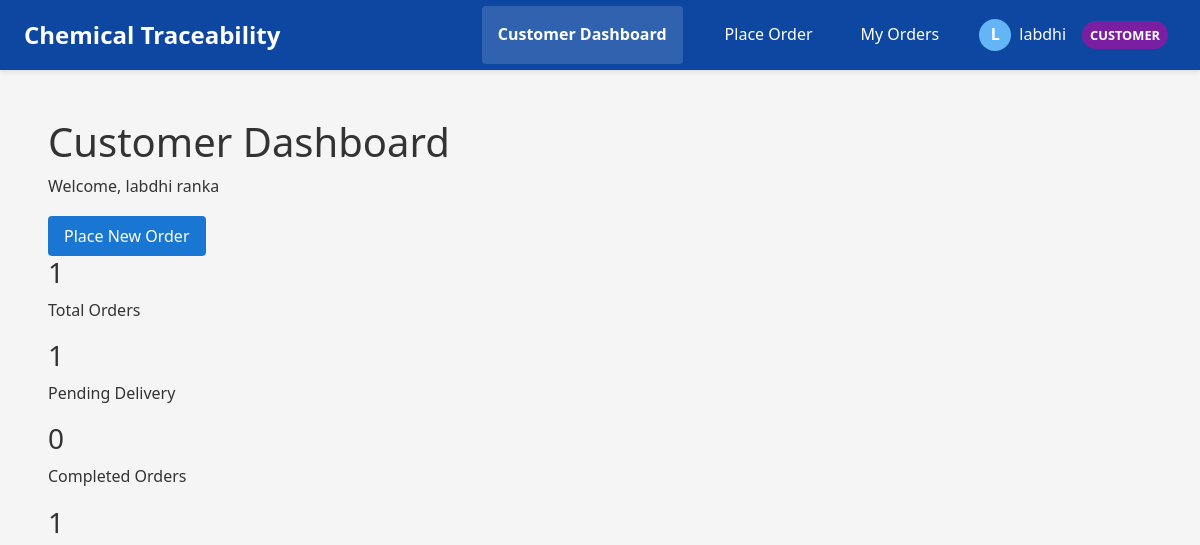
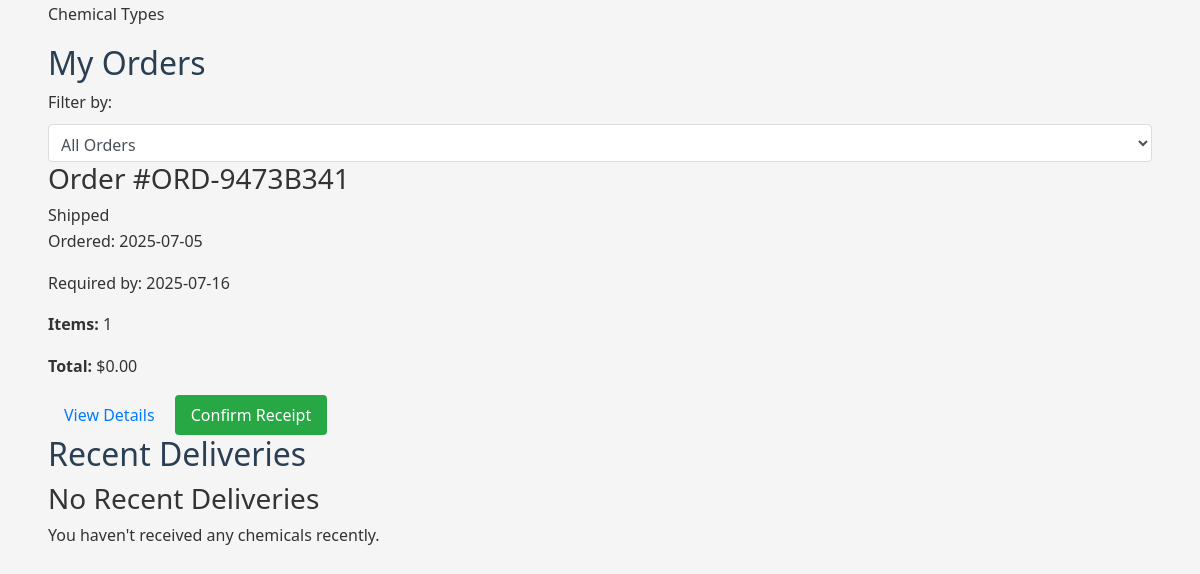
Page /customer/dashboard (signed in) on the earlier database version (2 pictures, top to bottom).
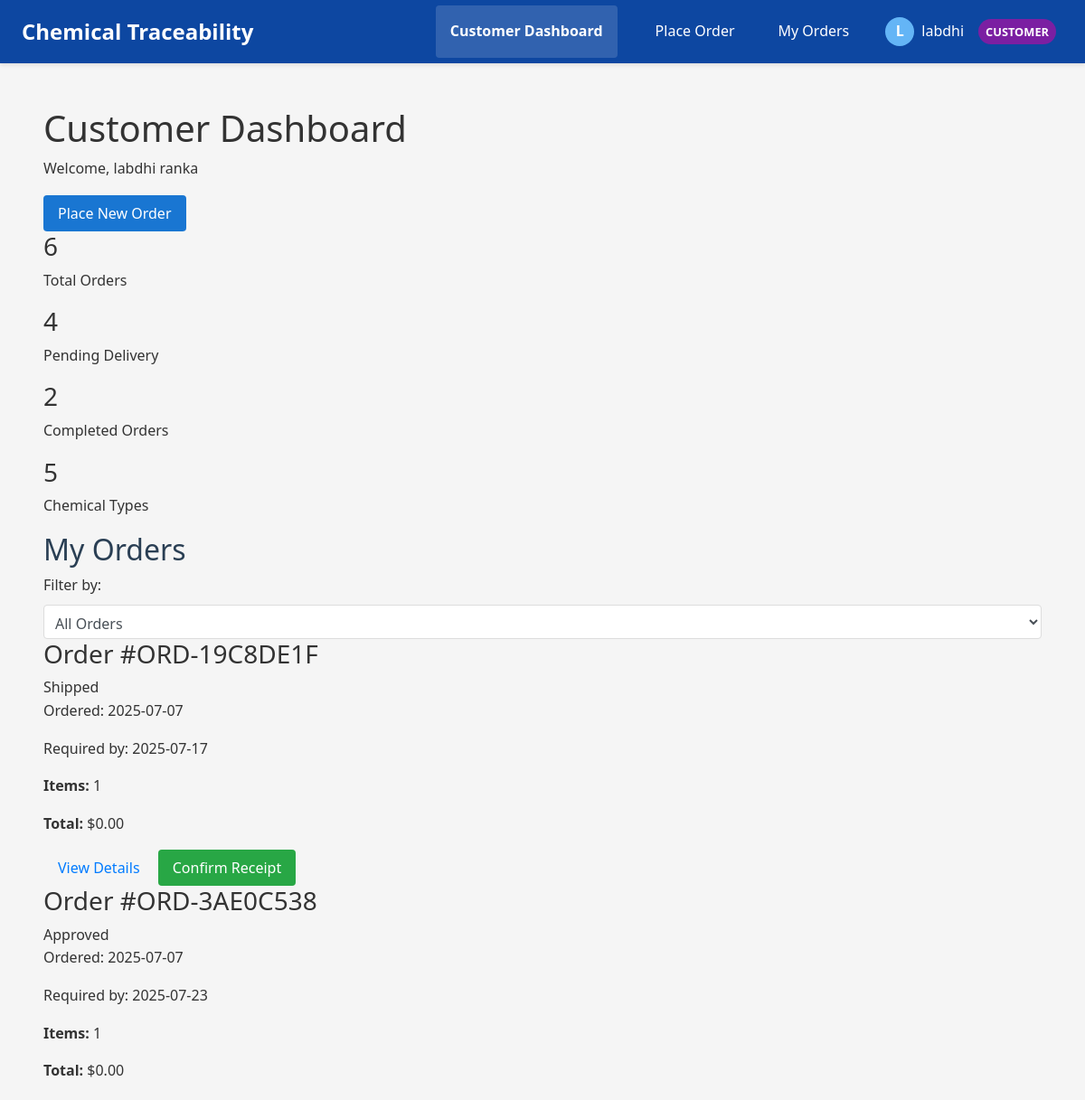
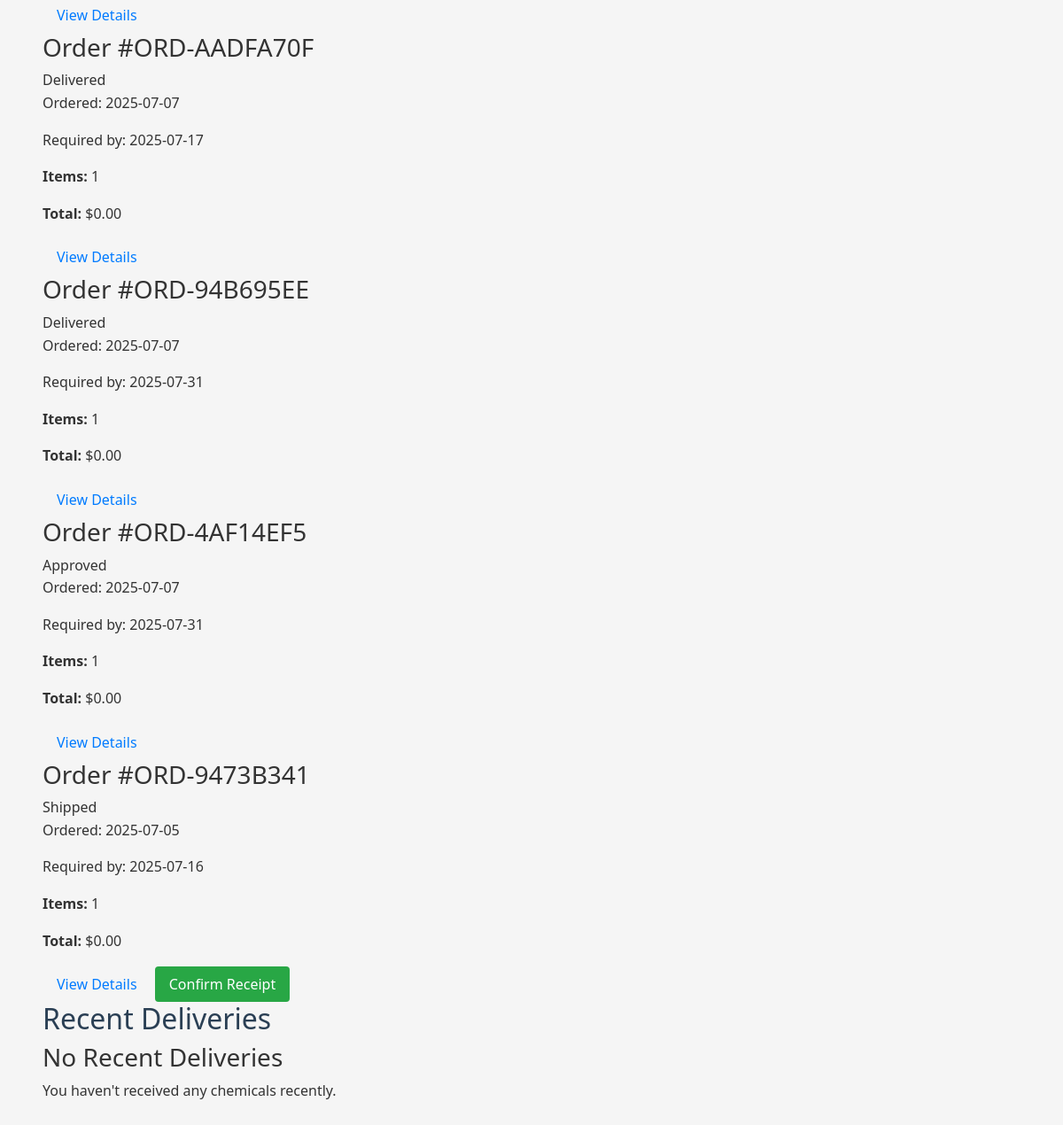
Same page on the later database version (2 pictures, top to bottom).
### app/models.py (models this page shows, shortened)
class ChemicalOrder(db.Model):
    id = db.Column(db.Integer, primary_key=True)
    order_number = db.Column(db.String(50), unique=True, nullable=False)
    customer_id = db.Column(db.Integer, db.ForeignKey('user.id'), nullable=False)
    customer_org_id = db.Column(db.Integer, db.ForeignKey('organization.id'), nullable=False)
    order_date = db.Column(db.DateTime, default=datetime.utcnow)
    required_by_date = db.Column(db.Date, nullable=True)
    delivery_address = db.Column(db.Text, nullable=False)
    special_instructions = db.Column(db.Text, nullable=True)
    status = db.Column(db.String(20), default='pending')  # pending, approved, processing, shipped, delivered, cancelled
    approved_by = db.Column(db.Integer, db.ForeignKey('user.id'), nullable=True)
    approved_at = db.Column(db.DateTime, nullable=True)
    processed_by = db.Column(db.Integer, db.ForeignKey('user.id'), nullable=True)
    processed_at = db.Column(db.DateTime, nullable=True)
    shipped_by = db.Column(db.Integer, db.ForeignKey('user.id'), nullable=True)
    shipped_at = db.Column(db.DateTime, nullable=True)
    tracking_number = db.Column(db.String(100), nullable=True)
    carrier = db.Column(db.String(50), nullable=True)
    estimated_delivery = db.Column(db.Date, nullable=True)
    delivered_at = db.Column(db.DateTime, nullable=True)
    received_by = db.Column(db.String(100), nullable=True)
    total_amount = db.Column(db.Float, default=0.0)
    customer = db.relationship('User', foreign_keys=[customer_id], backref='orders_placed')
    customer_org = db.relationship('Organization', backref='orders')
    approver = db.relationship('User', foreign_keys=[approved_by], backref='orders_approved', uselist=False)
    processor = db.relationship('User', foreign_keys=[processed_by], backref='orders_processed', uselist=False)
    shipper = db.relationship('User', foreign_keys=[shipped_by], backref='orders_shipped', uselist=False)
    items = db.relationship('OrderItem', backref='order', cascade='all, delete-orphan')

### app/routes/customer.py (the view)
@customer_bp.route('/dashboard')
@login_required
@customer_required
def dashboard():
    orders = ChemicalOrder.query.filter_by(
        customer_org_id=current_user.organization_id
    ).order_by(ChemicalOrder.order_date.desc()).all()
    thirty_days_ago = datetime.utcnow() - timedelta(days=30)
    recent_deliveries = MovementLog.query.filter(
        MovementLog.destination_org_id == current_user.organization_id,
        MovementLog.status == 'delivered',
        MovementLog.timestamp >= thirty_days_ago
    ).order_by(MovementLog.timestamp.desc()).all()
    total_orders = len(orders)
    pending_orders = sum(1 for order in orders if order.status in ['pending', 'approved', 'processing'])
    completed_orders = sum(1 for order in orders if order.status == 'delivered')
    pending_delivery = sum(1 for order in orders if order.status in ['approved', 'processing', 'shipped'])
    chemical_types = set()
    for order in orders:
        for item in order.items:
            chemical_types.add(item.chemical_name)
    print(f"Found {total_orders} orders for organization ID {current_user.organization_id}")
    for order in orders:
        print(f"Order #{order.order_number}: {order.status}, {len(order.items)} items")
    stats = {
        'total_orders': total_orders,
        'pending_orders': pending_orders,
        'pending_delivery': pending_delivery,
        'completed_orders': completed_orders,
        'chemical_types': len(chemical_types)
    }
    return render_template(
        'customer/dashboard.html',
        orders=orders,
        recent_deliveries=recent_deliveries,
        stats=stats
    )

### app/models.py (called while the page is built)
    def has_role(self, role_type):
        if self.is_admin:
            return True
        if role_type == RoleType.ADMIN:
            return self.is_admin
        if role_type == RoleType.MANUFACTURER:
            return self.organization and self.organization.can_manufacture and self.role == RoleType.MANUFACTURER
        if role_type == RoleType.DISTRIBUTOR:
            return self.organization and self.organization.can_distribute and self.role == RoleType.DISTRIBUTOR
        if role_type == RoleType.CUSTOMER:
            return self.organization and self.organization.can_receive and self.role == RoleType.CUSTOMER
        return False

### app/templates/customer/dashboard.html (shortened to what the changed rows need)
{% extends 'base.html' %}
{% block content %}
<div class="dashboard-container">
  <div class="dashboard-header">
    <h1>Customer Dashboard</h1>
  </div>
  <div class="dashboard-stats">
    <div class="stat-card">
      <div class="stat-content">
        <h3>{{ stats.total_orders }}</h3>
        <p>Total Orders</p>
      </div>
    </div>
    <div class="stat-card">
      <div class="stat-content">
        <h3>{{ stats.pending_delivery }}</h3>
        <p>Pending Delivery</p>
      </div>
    </div>
    <div class="stat-card">
      <div class="stat-content">
        <h3>{{ stats.completed_orders }}</h3>
        <p>Completed Orders</p>
      </div>
    </div>
    <div class="stat-card">
      <div class="stat-content">
        <h3>{{ stats.chemical_types }}</h3>
        <p>Chemical Types</p>
      </div>
    </div>
  </div>
  <div class="dashboard-content">
    <div class="content-section">
      <div class="section-header">
        <h2>My Orders</h2>
      </div>
      <div class="order-list">
        {% if orders %}
          {% for order in orders %}
          <div class="order-card" data-status="{{ order.status }}">
            <div class="order-header">
              <div class="order-title">
                <h3>Order #{{ order.order_number }}</h3>
                <span class="order-status {{ order.status }}">{{ order.status|title }}</span>
              </div>
              <div class="order-date">
                <p>Ordered: {{ order.order_date.strftime('%Y-%m-%d') }}</p>
                {% if order.required_by_date %}
                <p>Required by: {{ order.required_by_date.strftime('%Y-%m-%d') }}</p>
                {% endif %}
              </div>
            </div>
            <div class="order-summary">
              <p><strong>Items:</strong> {{ order.items|length }}</p>
              <p><strong>Total:</strong> ${{ "%.2f"|format(order.total_amount) }}</p>
            </div>
            <div class="order-actions">
              <a href="{{ url_for('customer_bp.view_order', order_id=order.id) }}" class="btn btn-outline-primary">View Details</a>
              {% if order.status == 'shipped' %}
              <a href="{{ url_for('customer_bp.verify_receipt', order_id=order.id) }}" class="btn btn-success">Confirm Receipt</a>
              {% endif %}
            </div>
          </div>
          {% endfor %}
        {% endif %}
      </div>
    </div>
    <div class="content-section">
      <div class="section-header">
        <h2>Recent Deliveries</h2>
      </div>
    </div>
  </div>
</div>
{% endblock %}

Differences in the rows shown:
added ChemicalOrder: order_number "ORD-19C8DE1F", status "Shipped", order_date "2025-07-07", required_by_date "2025-07-17", items|length "1", total_amount "0.00"
added ChemicalOrder: order_number "ORD-3AE0C538", status "Approved", order_date "2025-07-07", required_by_date "2025-07-23", items|length "1", total_amount "0.00"
added ChemicalOrder: order_number "ORD-AADFA70F", status "Delivered", order_date "2025-07-07", required_by_date "2025-07-17", items|length "1", total_amount "0.00"
added ChemicalOrder: order_number "ORD-94B695EE", status "Delivered", order_date "2025-07-07", required_by_date "2025-07-31", items|length "1", total_amount "0.00"
added ChemicalOrder: order_number "ORD-4AF14EF5", status "Approved", order_date "2025-07-07", required_by_date "2025-07-31", items|length "1", total_amount "0.00"
Other differences:
{{ stats.total_orders }}: "1" → "6"
{{ stats.pending_delivery }}: "1" → "4"
{{ stats.completed_orders }}: "0" → "2"
{{ stats.chemical_types }}: "1" → "5"
